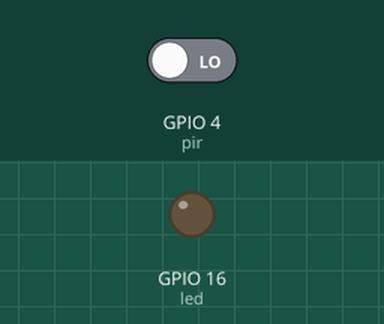
Simulated run of this program. Board: Raspberry Pi (BCM pin numbers). Parts: output pins drawn as LEDs (lit = HIGH). Inputs (shaded band) come from the test bench; at power-on: GPIO 4 (pir) LOW.

Above: at 1.2 s.
1.3 s: GPIO 4 (pir) driven HIGH
At 2.3 s:
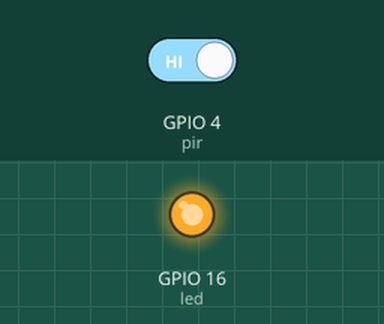
2.8 s: GPIO 4 (pir) driven LOW
At 3.4 s:
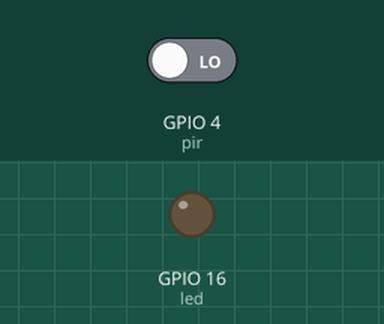
Timing chart, 0 to 5.8 s (numbered marks = the images above; inputs shaded):
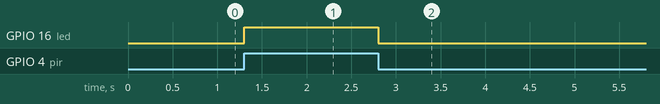

The program:

motion_sensor.py
```python
#!/usr/bin/python
"""
 Author :Dharmendra Kumar Yadav
 this code is used control the Motion using raspberry pi 2w
"""
from gpiozero import MotionSensor, LED
from signal import pause

pir = MotionSensor(4)
led = LED(16)

pir.when_motion = led.on
pir.when_no_motion = led.off

pause()
```

Measured:
- after the input at 1.3 s, GPIO 16 (led): LOW → HIGH at once
- after the input at 2.8 s, GPIO 16 (led): HIGH → LOW at once
